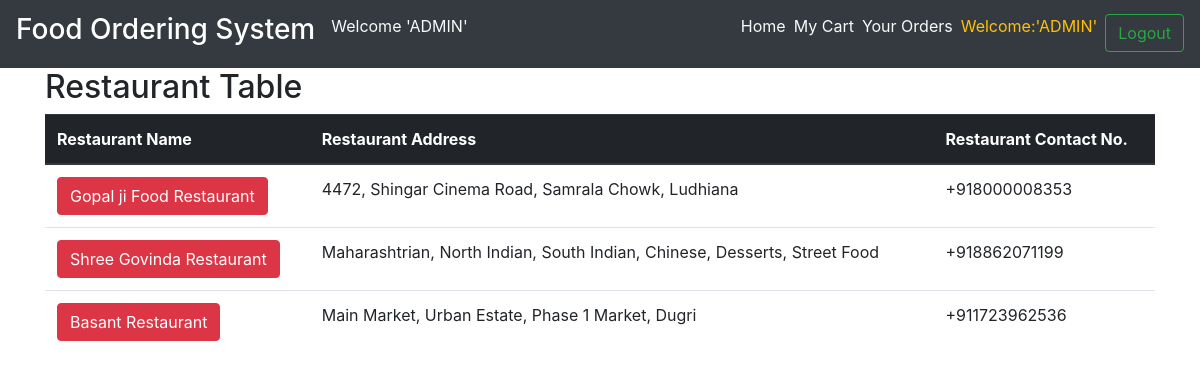
The app's page / (signed in) with its own data.
### foodApp/models.py (models this page shows, shortened)
class Restaurant(models.Model):
    restaurant_name = models.CharField(max_length=100)
    restaurant_location = models.CharField(max_length=100)
    restaurant_contact_no = models.CharField(max_length=100)

### foodApp/views.py (the view)
# urls.py: path('', v1.showRestaurant, name="home"),
@login_required
def showRestaurant(request):
    restaurant = Restaurant.objects.all()
    return render(request, "home.html",{'restaurants': restaurant})

### templates/home.html (shortened to what this page needs)
{% extends 'base.html' %}
{% block content %}
<div class="container">
  <h2>Restaurant Table</h2>
  <table class="table">
    <thead class="thead-dark">
      <tr>
        <th>Restaurant Name</th>
        <th>Restaurant Address</th>
        <th>Restaurant Contact No.</th>
      </tr>
    </thead>
    <tbody>
	 {% for rest in restaurants %}
      <tr>
        <td><a href="/getitem/?id={{ rest.id }}" role="button" class="btn btn-danger">{{rest.restaurant_name}}</a></td>
        <td>{{ rest.restaurant_location}}</td>
        <td>{{ rest.restaurant_contact_no}}</td>
      </tr>
	  {% endfor %}
    </tbody>
  </table>
</div>
{% endblock content %}

### templates/base.html (shortened to what this page needs)
{% load static %}
<!DOCTYPE html>
<html lang="en">
<head>
    <link rel="stylesheet" href="https://maxcdn.bootstrapcdn.com/bootstrap/4.0.0/css/bootstrap.min.css">
    <link rel="stylesheet" type="text/css" href="{% static 'css/styles.css' %}">
</head>
<body>
    <nav class="navbar navbar-expand-lg navbar-dark bg-dark">
        <a class="navbar-brand" href="/"><h3>Food Ordering System</h3></a>
        <p class="text-light">Welcome '{{ request.user|upper }}'</p>
        <div class="collapse navbar-collapse" id="navbarNav">
            <ul class="navbar-nav ml-auto">
                    <li><a href="{% url 'foodApp:home' %}" class="mr-2 text-light">Home</a></li>
                {% if user.is_authenticated %}
                        <li><a href="/cart/" class="mr-2 text-light">My Cart</a></li>
                        <li><a href="/order_details/" class="mr-2 text-light">Your Orders</a></li>
                        <p class="mr-2 text-warning">Welcome:'{{ request.user|upper }}'</p>
                            <form class="logout-link" action="/logout/" method="post">
                                <button type="submit" class="btn btn-outline-success">Logout</button>
                            </form>
                {% else %}
                    <li><a href="/accounts/login" class="mr-2 text-light">Login</a></li>
                    <li><a href="/signup" class="mr-2 text-light">SignUp</a></li>
                {% endif %}
            </ul>
        </div>
    </nav>
    <main role="main">
        {% block content %}
        {% endblock %}
    </main>

### records on screen
Restaurant: restaurant_name "Gopal ji Food Restaurant", restaurant_location "4472, Shingar Cinema Road, Samrala Chowk, Ludhiana", restaurant_contact_no "+918000008353"
Restaurant: restaurant_name "Shree Govinda Restaurant", restaurant_location "Maharashtrian, North Indian, South Indian, Chinese, Desserts, Street Food", restaurant_contact_no "+918862071199"
Restaurant: restaurant_name "Basant Restaurant", restaurant_location "Main Market, Urban Estate, Phase 1 Market, Dugri", restaurant_contact_no "+911723962536"

### other values on screen
{{ request.user|upper }} "ADMIN"
